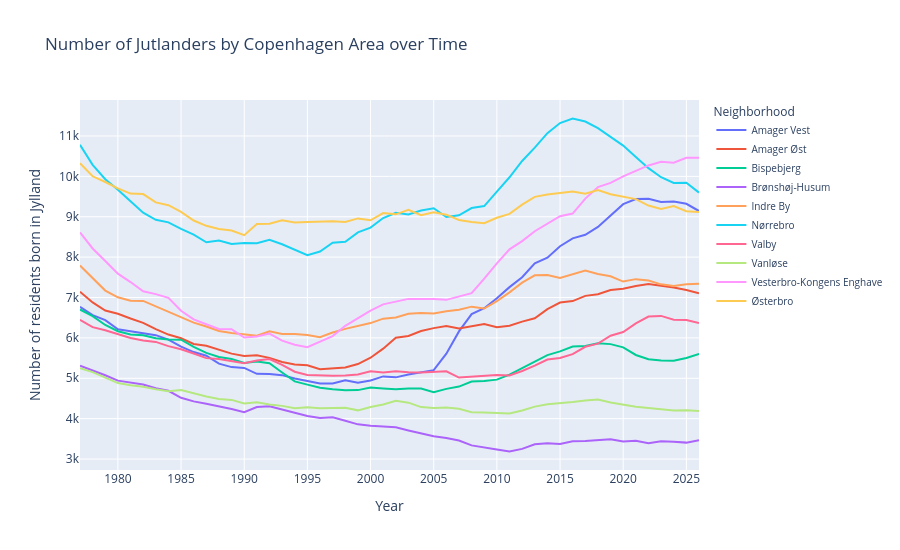

Source (notebook cell):
### Code cell
# Total Jylland residents per neighborhood per year (all years, all Jylland regions summed)
jyl_by_year = (
    df_jyl.groupby("navn")[years]
    .sum()
    .T  # rows = years, columns = neighborhoods
    .reset_index()
    .rename(columns={"index": "year"})
)
jyl_long = jyl_by_year.melt(id_vars="year", var_name="Neighborhood", value_name="Residents")
jyl_long["year"] = jyl_long["year"].astype(int)

# Drop non-geographic catch-all area
jyl_long = jyl_long[~jyl_long["Neighborhood"].str.contains("uden for", case=False, na=False)]

fig_line = px.line(
    jyl_long,
    x="year",
    y="Residents",
    color="Neighborhood",
    title="Number of Jutlanders by Copenhagen Area over Time",
    labels={"year": "Year", "Residents": "Number of residents born in Jylland"},
    markers=False,
)
fig_line.update_layout(
    height=550,
    xaxis=dict(dtick=5),
    legend=dict(title="Neighborhood", font=dict(size=10)),
    hovermode="x unified",
)
fig_line.show()
fig_line.write_html("time_plot.html")
